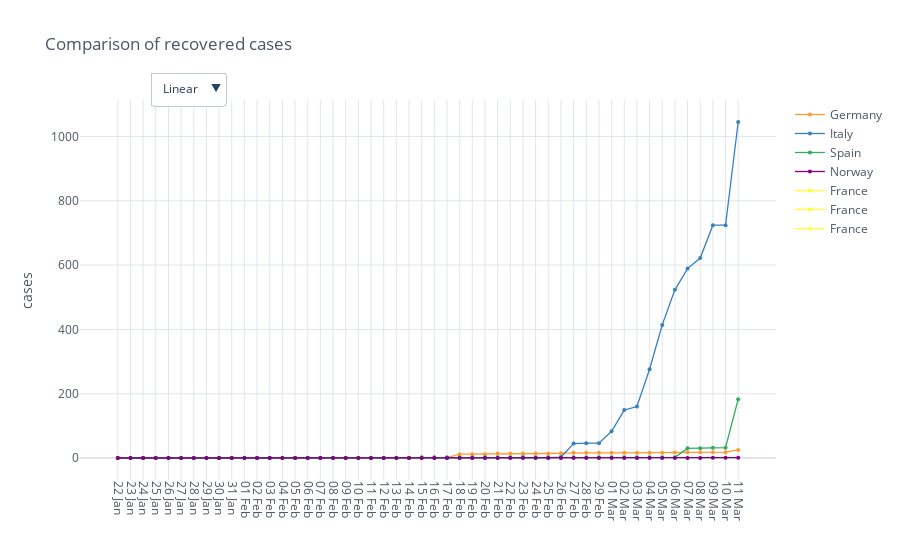

Notebook source saved alongside this figure:
### Code cell
recovered_cases_countries = io.load_cases(io.get_filename_recovered_cases(), countries)

recovered_fig = mp.iplot_comparative_plot(recovered_cases_countries, title='Comparison of recovered cases')
recovered_fig.show()

### Figure 1 — Plotly figure (JSON) as saved in the notebook; plotly's stock layout.template omitted (floating-point values rounded to 4 significant figures; data arrays with more than 128 entries replaced by an {"elided": "..."} marker saying what was removed)
{"data": [{"line": {"color": "rgba(255, 153, 51, 1.0)", "dash": "solid", "shape": "linear", "width": 1.3}, "marker": {"size": 4, "symbol": "circle"}, "mode": "lines+markers", "name": "Germany", "text": "", "type": "scatter", "x": [22, 23, 24, 25, 26, 27, 28, 29, 30, 31, 32, 33, 34, 35, 36, 37, 38, 39, 40, 41, 42, 43, 44, 45, 46, 47, 48, 49, 50, 51, 52, 53, 54, 55, 56, 57, 58, 59, 60, 61, 62, 63, 64, 65, 66, 67, 68, 69, 70, 71], "y": [0, 0, 0, 0, 0, 0, 0, 0, 0, 0, 0, 0, 0, 0, 0, 0, 0, 0, 0, 0, 0, 0, 1, 1, 1, 1, 1, 12, 12, 12, 14, 14, 14, 14, 14, 15, 16, 16, 16, 16, 16, 16, 16, 16, 17, 18, 18, 18, 18, 25]}, {"line": {"color": "rgba(55, 128, 191, 1.0)", "dash": "solid", "shape": "linear", "width": 1.3}, "marker": {"size": 4, "symbol": "circle"}, "mode": "lines+markers", "name": "Italy", "text": "", "type": "scatter", "x": [22, 23, 24, 25, 26, 27, 28, 29, 30, 31, 32, 33, 34, 35, 36, 37, 38, 39, 40, 41, 42, 43, 44, 45, 46, 47, 48, 49, 50, 51, 52, 53, 54, 55, 56, 57, 58, 59, 60, 61, 62, 63, 64, 65, 66, 67, 68, 69, 70, 71], "y": [0, 0, 0, 0, 0, 0, 0, 0, 0, 0, 0, 0, 0, 0, 0, 0, 0, 0, 0, 0, 0, 0, 0, 0, 0, 0, 0, 0, 0, 0, 0, 1, 2, 1, 1, 3, 45, 46, 46, 83, 149, 160, 276, 414, 523, 589, 622, 724, 724, 1045]}, {"line": {"color": "rgba(50, 171, 96, 1.0)", "dash": "solid", "shape": "linear", "width": 1.3}, "marker": {"size": 4, "symbol": "circle"}, "mode": "lines+markers", "name": "Spain", "text": "", "type": "scatter", "x": [22, 23, 24, 25, 26, 27, 28, 29, 30, 31, 32, 33, 34, 35, 36, 37, 38, 39, 40, 41, 42, 43, 44, 45, 46, 47, 48, 49, 50, 51, 52, 53, 54, 55, 56, 57, 58, 59, 60, 61, 62, 63, 64, 65, 66, 67, 68, 69, 70, 71], "y": [0, 0, 0, 0, 0, 0, 0, 0, 0, 0, 0, 0, 0, 0, 0, 0, 0, 0, 0, 0, 0, 0, 0, 0, 2, 2, 2, 2, 2, 2, 2, 2, 2, 2, 2, 2, 2, 2, 2, 2, 2, 2, 2, 2, 2, 30, 30, 32, 32, 183]}, {"line": {"color": "rgba(128, 0, 128, 1.0)", "dash": "solid", "shape": "linear", "width": 1.3}, "marker": {"size": 4, "symbol": "circle"}, "mode": "lines+markers", "name": "Norway", "text": "", "type": "scatter", "x": [22, 23, 24, 25, 26, 27, 28, 29, 30, 31, 32, 33, 34, 35, 36, 37, 38, 39, 40, 41, 42, 43, 44, 45, 46, 47, 48, 49, 50, 51, 52, 53, 54, 55, 56, 57, 58, 59, 60, 61, 62, 63, 64, 65, 66, 67, 68, 69, 70, 71], "y": [0, 0, 0, 0, 0, 0, 0, 0, 0, 0, 0, 0, 0, 0, 0, 0, 0, 0, 0, 0, 0, 0, 0, 0, 0, 0, 0, 0, 0, 0, 0, 0, 0, 0, 0, 0, 0, 0, 0, 0, 0, 0, 0, 0, 0, 0, 0, 1, 1, 1]}, {"line": {"color": "rgba(255, 255, 51, 1.0)", "dash": "solid", "shape": "linear", "width": 1.3}, "marker": {"size": 4, "symbol": "circle"}, "mode": "lines+markers", "name": "France", "text": "", "type": "scatter", "x": [22, 23, 24, 25, 26, 27, 28, 29, 30, 31, 32, 33, 34, 35, 36, 37, 38, 39, 40, 41, 42, 43, 44, 45, 46, 47, 48, 49, 50, 51, 52, 53, 54, 55, 56, 57, 58, 59, 60, 61, 62, 63, 64, 65, 66, 67, 68, 69, 70, 71], "y": {"elided": "50x3 int values"}}, {"line": {"color": "rgba(255, 255, 51, 1.0)", "dash": "solid", "shape": "linear", "width": 1.3}, "marker": {"size": 4, "symbol": "circle"}, "mode": "lines+markers", "name": "France", "text": "", "type": "scatter", "x": [22, 23, 24, 25, 26, 27, 28, 29, 30, 31, 32, 33, 34, 35, 36, 37, 38, 39, 40, 41, 42, 43, 44, 45, 46, 47, 48, 49, 50, 51, 52, 53, 54, 55, 56, 57, 58, 59, 60, 61, 62, 63, 64, 65, 66, 67, 68, 69, 70, 71], "y": {"elided": "50x3 int values"}}, {"line": {"color": "rgba(255, 255, 51, 1.0)", "dash": "solid", "shape": "linear", "width": 1.3}, "marker": {"size": 4, "symbol": "circle"}, "mode": "lines+markers", "name": "France", "text": "", "type": "scatter", "x": [22, 23, 24, 25, 26, 27, 28, 29, 30, 31, 32, 33, 34, 35, 36, 37, 38, 39, 40, 41, 42, 43, 44, 45, 46, 47, 48, 49, 50, 51, 52, 53, 54, 55, 56, 57, 58, 59, 60, 61, 62, 63, 64, 65, 66, 67, 68, 69, 70, 71], "y": {"elided": "50x3 int values"}}], "layout": {"legend": {"bgcolor": "#FFFFFF", "font": {"color": "#4D5663"}}, "paper_bgcolor": "#FFFFFF", "plot_bgcolor": "#FFFFFF", "title": {"font": {"color": "#4D5663"}, "text": "Comparison of recovered cases"}, "updatemenus": [{"buttons": [{"args": [{"xaxis.type": "linear", "yaxis.type": "linear"}], "label": "Linear", "method": "relayout"}, {"args": [{"xaxis.type": "log", "yaxis.type": "log"}], "label": "Log", "method": "relayout"}], "direction": "down", "pad": {"r": 10, "t": 10}, "showactive": true, "x": 0.1, "xanchor": "left", "y": 1.1, "yanchor": "top"}], "xaxis": {"gridcolor": "#E1E5ED", "showgrid": true, "tickangle": 90, "tickfont": {"color": "#4D5663"}, "tickmode": "array", "ticktext": ["22 Jan", "23 Jan", "24 Jan", "25 Jan", "26 Jan", "27 Jan", "28 Jan", "29 Jan", "30 Jan", "31 Jan", "01 Feb", "02 Feb", "03 Feb", "04 Feb", "05 Feb", "06 Feb", "07 Feb", "08 Feb", "09 Feb", "10 Feb", "11 Feb", "12 Feb", "13 Feb", "14 Feb", "15 Feb", "16 Feb", "17 Feb", "18 Feb", "19 Feb", "20 Feb", "21 Feb", "22 Feb", "23 Feb", "24 Feb", "25 Feb", "26 Feb", "27 Feb", "28 Feb", "29 Feb", "01 Mar", "02 Mar", "03 Mar", "04 Mar", "05 Mar", "06 Mar", "07 Mar", "08 Mar", "09 Mar", "10 Mar", "11 Mar"], "tickvals": [22, 23, 24, 25, 26, 27, 28, 29, 30, 31, 32, 33, 34, 35, 36, 37, 38, 39, 40, 41, 42, 43, 44, 45, 46, 47, 48, 49, 50, 51, 52, 53, 54, 55, 56, 57, 58, 59, 60, 61, 62, 63, 64, 65, 66, 67, 68, 69, 70, 71], "title": {"font": {"color": "#4D5663"}, "text": ""}, "zerolinecolor": "#E1E5ED"}, "yaxis": {"gridcolor": "#E1E5ED", "showgrid": true, "tickfont": {"color": "#4D5663"}, "title": {"font": {"color": "#4D5663"}, "text": "cases"}, "zerolinecolor": "#E1E5ED"}}}
